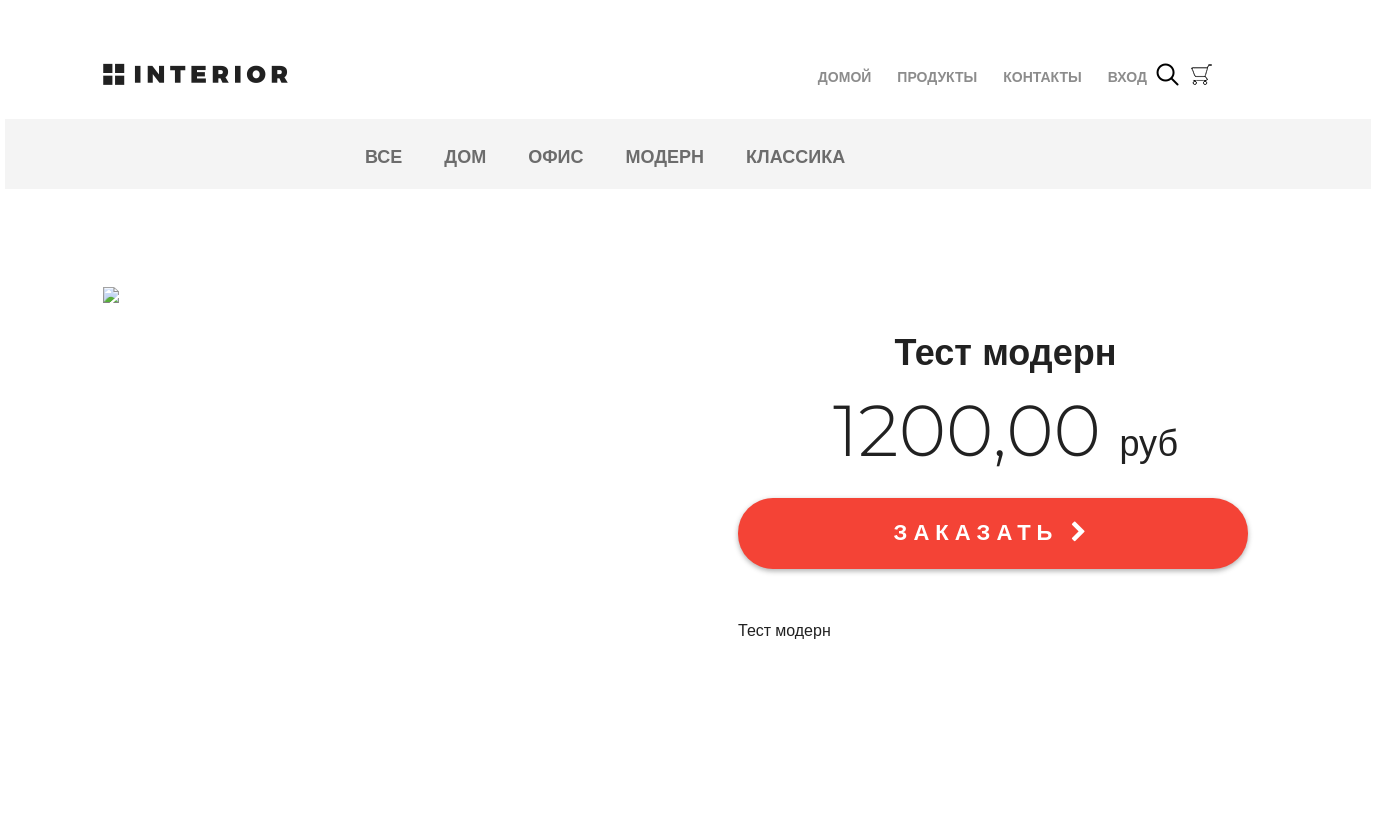
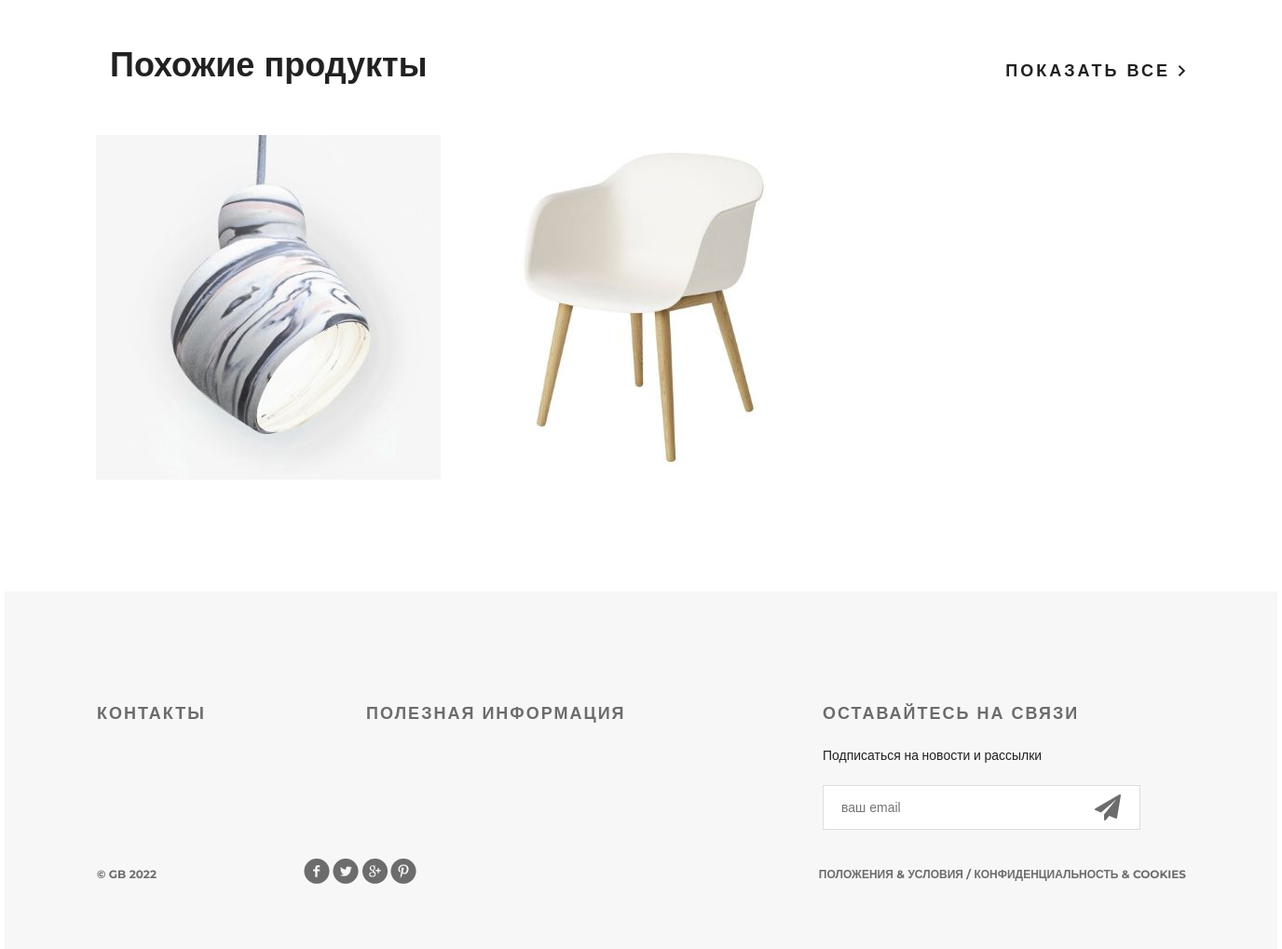
Screenshot of /products/ with the database file from the repository (2 pictures, top to bottom).
### mainapp/models.py (models this page shows, shortened)
class Category(models.Model):
    name = models.CharField(max_length=128, verbose_name='Название', unique=True)
    description = models.TextField(verbose_name='Описание')
    is_active = models.BooleanField(default=True, verbose_name='Активен')
    class Meta:
        verbose_name = 'категория'
        verbose_name_plural = 'категории'
        ordering = ('pk', )

class Product(models.Model):
    category = models.ForeignKey(Category, on_delete=models.CASCADE, verbose_name='Категория', related_name='products')
    image = models.ImageField(upload_to='product', blank=True, null=True, verbose_name='Изображение')
    name = models.CharField(max_length=128, verbose_name='Название')
    short_desc = models.CharField(max_length=128, verbose_name='Краткое описание')
    description = models.TextField('Описание')
    price = models.DecimalField(max_digits=8, decimal_places=2, verbose_name='Цена')
    quantity = models.PositiveSmallIntegerField(default=0, verbose_name='Количество')
    is_active = models.BooleanField(default=True, verbose_name='Активен')
    class Meta:
        verbose_name = 'продукт'
        verbose_name_plural = 'продукты'

### mainapp/views.py (the view, shortened to what this page needs)
# urls.py: path('products/', include('mainapp.urls', namespace='products')),
def products(request, pk=None):
    print(pk)
    sub_links = Category.objects.all()
    hot_product = get_hot_product()
    same_product = get_same_products(hot_product)
    context = {
        'sub_links': sub_links,
        'basket': get_basket(request.user),
        'hot_product': hot_product,
        'same_products': same_product
    }
    return render(request, 'mainapp/products.html', context)

### mainapp/services.py (called while the page is built)
def get_basket(user):
    basket_list = []
    if user.is_authenticated:
        basket_list = Basket.objects.filter(user=user)
    return basket_list

def get_hot_product():
    return Product.objects.all().order_by('?').first()

def get_same_products(product):
    return Product.objects.filter(category=product.category).exclude(pk=product.pk)[:3]

### mainapp/templates/mainapp/products.html (shortened to what this page needs)
{% extends 'mainapp/base.html' %}
{% load static %}
{% block menu %}
    <div class="hero-white">
        <div class="header clearfix">
            {% include 'mainapp/includes/inc_main_menu.html' %}
        </div>
    </div>
{% endblock %}
{% block content %}
    <div class="details">
        <div class="links clearfix">
            {% include 'mainapp/includes/inc_products_sub_menu.html' %}
        </div>
        <div class="details-products">
            <div class="details-slider">
                <div class="slider-product">
                    <img src="/media/{{ hot_product.image }}">
                </div>
            </div>
            <div class="description">
                <h3 class="big-bold">{{ hot_product.name }}</h3>
                <p class="price"> {{ hot_product.price|floatformat:2 }} <span>руб</span></p>
                <a href="{% url 'basket:add' hot_product.id %}" class="red-button">
                    заказать <i class="fa fa-chevron-right" aria-hidden="true"></i>
                </a>
                <div class="description-text">
                    <p>{{ hot_product.short_desc }}</p>
                </div>
            </div>
        </div>
        <div class="related">
            <div class="title clearfix">
                <h2>Похожие продукты</h2>
                <a class="explore" href="#">показать все <img src="{% static 'img/arrow.png' %}" alt=""></a>
            </div>
            <div class="related-products clearfix">
                {% for product in same_products %}
                <div class="block">
                    <a href="{% url 'products:product_item' product.pk %}"><img src="/media/{{ product.image }}" alt="">
                    </a>
                </div>
                {% endfor %}
            </div>
        </div>
    </div>
{% endblock %}

### mainapp/templates/mainapp/includes/inc_products_sub_menu.html (shortened to what this page needs)
<ul class="links-menu">
    <li>
        <a href="{% url 'products:product_list' 0 %}"
            {% if request.resolver_match.kwargs.pk == 0 %}class="active" {% endif %}>
            все
        </a>
    </li>
    {% for menu_part in sub_links %}
        <li>
            <a href="{% url 'products:product_list' menu_part.pk %}"
               >{{ menu_part.name }}
            </a>
        </li>
    {% endfor %}
</ul>

### static/css/style.css (style rules this page uses)
* { margin: 0; padding: 0; }
body { font-family: 'Montserrat', sans-serif; }
html, body { height: 100%; }
.clearfix:after { content: ""; display: block; clear: both; }
.explore { text-transform: uppercase; color: #212121; font-size: 18px; font-weight: 700; line-height: 24px; text-align: center; float: right; margin-top: 138px; letter-spacing: 3px; text-decoration: none; }
.big-bold { color: #212121; font-size: 36px; font-weight: 700; text-align: left; margin-bottom: 24px; line-height: 36px; }
.title { height: 152px; margin-right: 15px; }
.title h2 { float: left; margin-top: 118px; color: #212121; font-size: 36px; font-weight: 700; text-align: left; margin-left: 15px; }
.hero-white { background-color: #fff; height: 119px; padding-left: 98px; padding-right: 211px; position: relative; }
.links { height: 70px; background-color: #f4f4f4; position: relative; padding-left: 360px; }
.links-menu { margin: 27px auto 0px; position: absolute; }
.links-menu li { float: left; list-style-type: none; padding-right: 42px; }
.links-menu li a { text-decoration: none; color: #6c6c6c; font-size: 18px; font-weight: 700; text-transform: uppercase; }
.details-products { padding-left: 98px; padding-right: 98px; margin-top: 98px; height: 551px; }
.details-slider { width: 570px; float: left; margin-right: 30px; }
.slider-product { width: 570px; height: 400px; }
.description { width: 535px; float: right; padding-left: 35px }
.description .big-bold { color: #212121; font-size: 36px; font-weight: 700; text-align: center; margin-top: 47px; margin-bottom: 0px; }
.description .price { color: #212121; font-size: 72px; font-weight: 300; line-height: 48px; text-align: center; }
.description .price span { color: #212121; font-size: 36px; font-weight: 300; line-height: 48px; text-align: center; }
.red-button { display: block; height: 71px; width: 510px; border-radius: 35px; background-color: #f44336; text-align: center; text-transform: uppercase; text-decoration: none; color: #ffffff; font-size: 22px; font-weight: 700; line-height: 24px; box-shadow: 0px 2px 4.85px 0.15px rgba(33, 33, 33, 0.35); line-height: 70px; letter-spacing: 6px; margin-top: 31px; }
.description-text { margin-top: 50px; color: #212121; font-size: 16px; font-weight: 300; line-height: 24px; text-align: left; }
.description-text p { margin-bottom: 0.5em; }
.related { padding: 0px 98px; }
.related .title { height: 143px; margin-right: 0; }
.related .title h2 { margin-top: 45px; }
.related .title .explore { margin-top: 62px; }
.related-products { margin-bottom: 120px; }
.related-products .block a img { float: left; }
.related-products .block { float: left; margin-right: 30px; display: block; height: 370px; width: 370px; position: relative; }

### rows the page displays
Category: name "ДОМ"
Category: name "ОФИС"
Category: name "МОДЕРН"
Category: name "КЛАССИКА"
Product: name "Тест модерн", price "1200,00", short_desc "Тест модерн"
Product: image (picture)
Product: image (picture)
